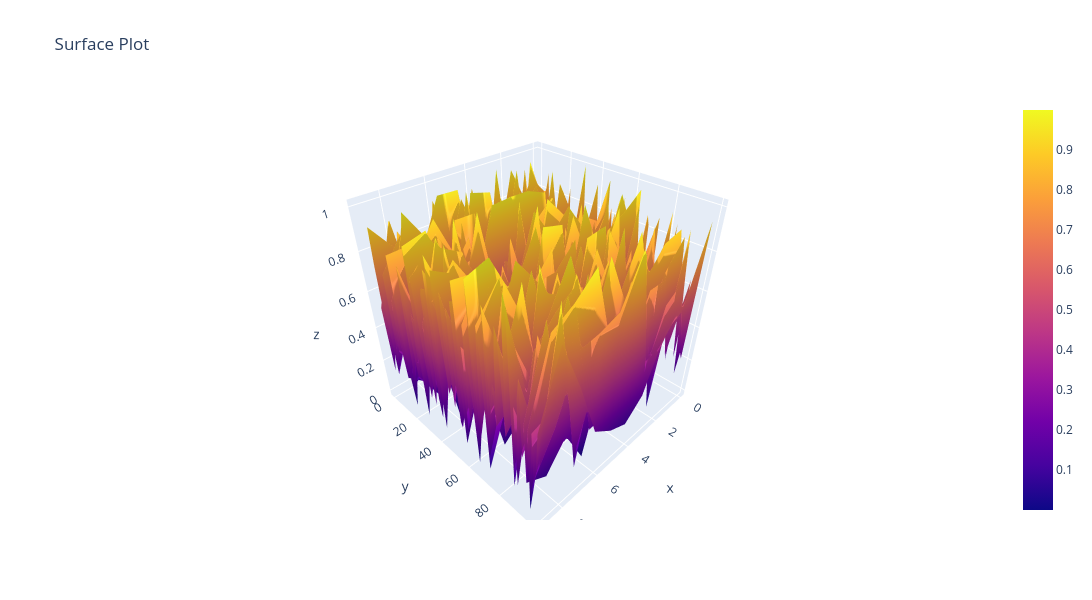

Notebook cell for this chart:
### Code cell
## creating user interface

print("================================================")
print("Select Number of option to select ")
print("1 . Complete Graph")
print("2. Specfic Columns Graph")    
print("------------------------------------------------")

# taking input from user and storing it in ch variable
ch=int(input("Enter your choice: "))
print("------------------------------------------------")
      
# calling graphOptionShow function and passing ch vorioble ds argument
graphOptionShow(ch)

### Figure 1 — Plotly figure (JSON) as saved in the notebook; plotly's stock layout.template omitted (floating-point values rounded to 4 significant figures; data arrays with more than 128 entries replaced by an {"elided": "..."} marker saying what was removed)
{"data": [{"type": "surface", "x": [0, 1, 2, 3, 4, 5, 6, 7, 8, 9], "y": [0, 1, 2, 3, 4, 5, 6, 7, 8, 9, 10, 11, 12, 13, 14, 15, 16, 17, 18, 19, 20, 21, 22, 23, 24, 25, 26, 27, 28, 29, 30, 31, 32, 33, 34, 35, 36, 37, 38, 39, 40, 41, 42, 43, 44, 45, 46, 47, 48, 49, 50, 51, 52, 53, 54, 55, 56, 57, 58, 59, 60, 61, 62, 63, 64, 65, 66, 67, 68, 69, 70, 71, 72, 73, 74, 75, 76, 77, 78, 79, 80, 81, 82, 83, 84, 85, 86, 87, 88, 89, 90, 91, 92, 93, 94, 95, 96, 97, 98, 99], "z": {"elided": "100x10 float values"}}], "layout": {"autosize": false, "height": 600, "title": {"text": "Surface Plot"}, "width": 1100}}
